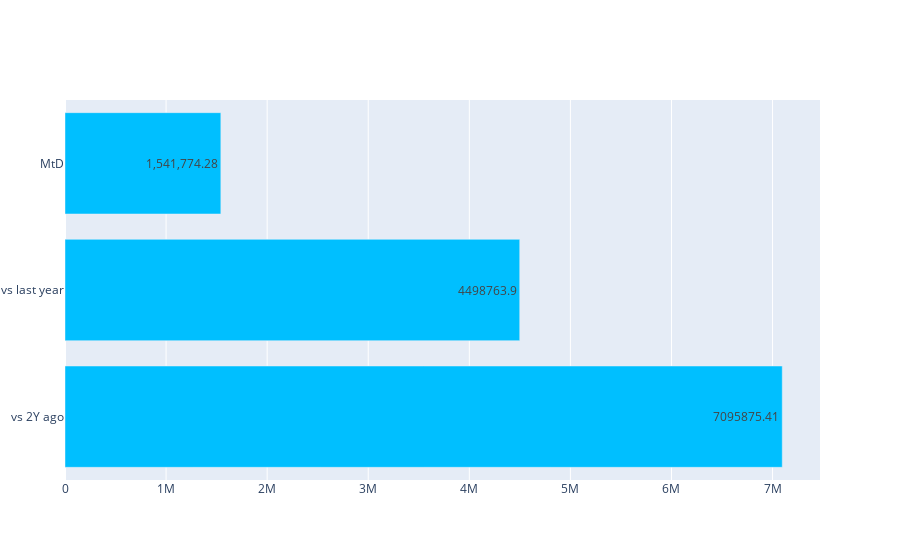

The notebook cell saved with this chart:
### Code cell
def create_sales_chart(df, date):
    month = pd.Timestamp(date).to_pydatetime()
    sales_mtd = df[(df['month'] == month.month) & (df['year'] == month.year)]['total'].sum()
    sales_mtd_formatted = "{:,.2f}".format(sales_mtd)
    sales_mtd_last_year = df[(df['month'] == month.month) & (df['year'] == month.year - 1)]['total'].sum()
    sales_mtd_two_year = df[(df['month'] == month.month) & (df['year'] == month.year - 2)]['total'].sum()
    percent_vs_last_year_month = round(sales_mtd/sales_mtd_last_year*100,2)
    percent_vs_two_year_month = round(sales_mtd/sales_mtd_two_year*100,2)

    labels = ['vs 2Y ago', 'vs last year','MtD']
    category_names = [sales_mtd_two_year, sales_mtd_last_year, sales_mtd_formatted]

    trace = go.Bar(
        x=category_names,
        y=labels,
        orientation='h',
        text=category_names,
        textposition='auto',
        marker=dict(
            color='deepskyblue'
        )
    )

    data = [trace]
    layout = go.Layout(
        #xaxis=dict(title='Total Sales'),
        #yaxis=dict(title='Category'),
        margin=dict(l=1)
    )

    fig = go.Figure(data=data, layout=layout)
    return fig
create_sales_chart(df, today_date)

### Figure 1 — Plotly figure (JSON) as saved in the notebook; plotly's stock layout.template omitted (floating-point values rounded to 4 significant figures)
{"data": [{"marker": {"color": "deepskyblue"}, "orientation": "h", "text": ["7095875.41", "4498763.9", "1,541,774.28"], "textposition": "auto", "type": "bar", "x": [7096000.0, 4499000.0, "1,541,774.28"], "y": ["vs 2Y ago", "vs last year", "MtD"]}], "layout": {"margin": {"l": 1}}}
